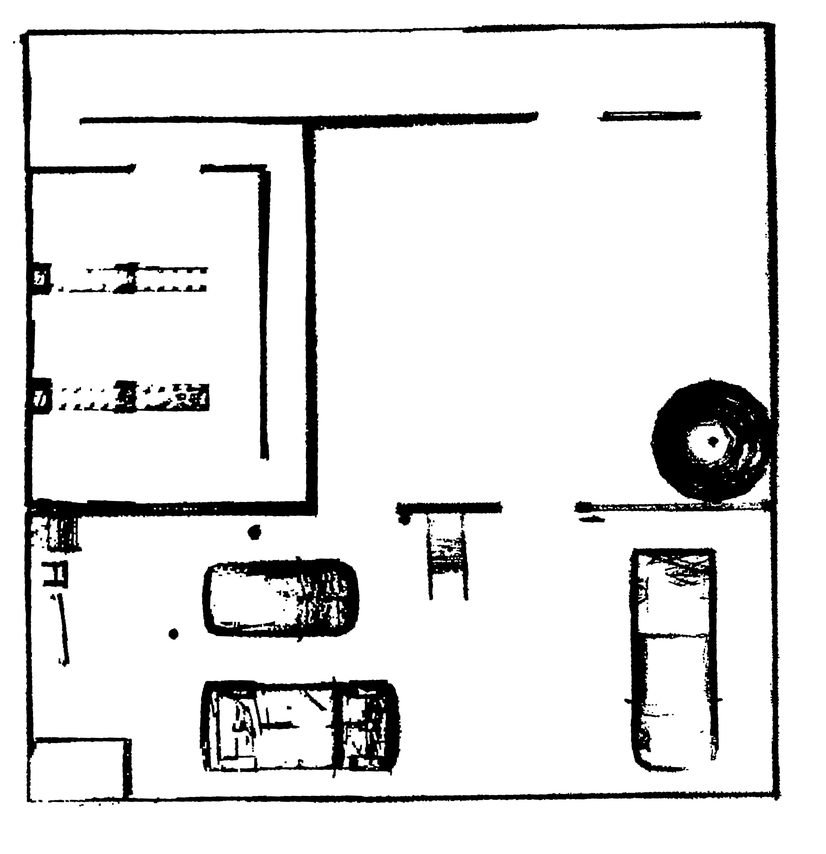
#> input picture src/FAST_LIO/PCD/final_occupancy_map.png, 826 x 854 px, shrunk from 2121 x 2191 before the run
$ python adjust_angle.py
#> lines starting #> are read from the running program, lines starting #| are printed output that depends on the picture
import cv2
import numpy as np

# 加载图像
img = cv2.imread('final_occupancy_map.png', 0)  # 以灰度模式加载
#> img is the input picture: shape (854, 826); min 0, max 255, mean 226.9

# 获取图像尺寸
rows, cols = img.shape
#> rows = 854; cols = 826

# 计算旋转矩阵
# 正值为逆时针旋转,负值为顺时针旋转
rotation_angle = -2.5  # 顺时针旋转10度
rotation_matrix = cv2.getRotationMatrix2D((cols / 2, rows / 2), rotation_angle, 1)

# 计算旋转后的图像边界
cos = np.abs(rotation_matrix[0, 0])
#> cos = 0.999
sin = np.abs(rotation_matrix[0, 1])
#> sin = 0.0436
new_width = int((rows * sin) + (cols * cos))
#> new_width = 862
new_height = int((rows * cos) + (cols * sin))
#> new_height = 889

# 调整旋转矩阵,使图像保持在视图中心
rotation_matrix[0, 2] += (new_width / 2) - (cols / 2)
rotation_matrix[1, 2] += (new_height / 2) - (rows / 2)

# 进行旋转和填充
rotated_img = cv2.warpAffine(img, rotation_matrix, (new_width, new_height), borderValue=255)
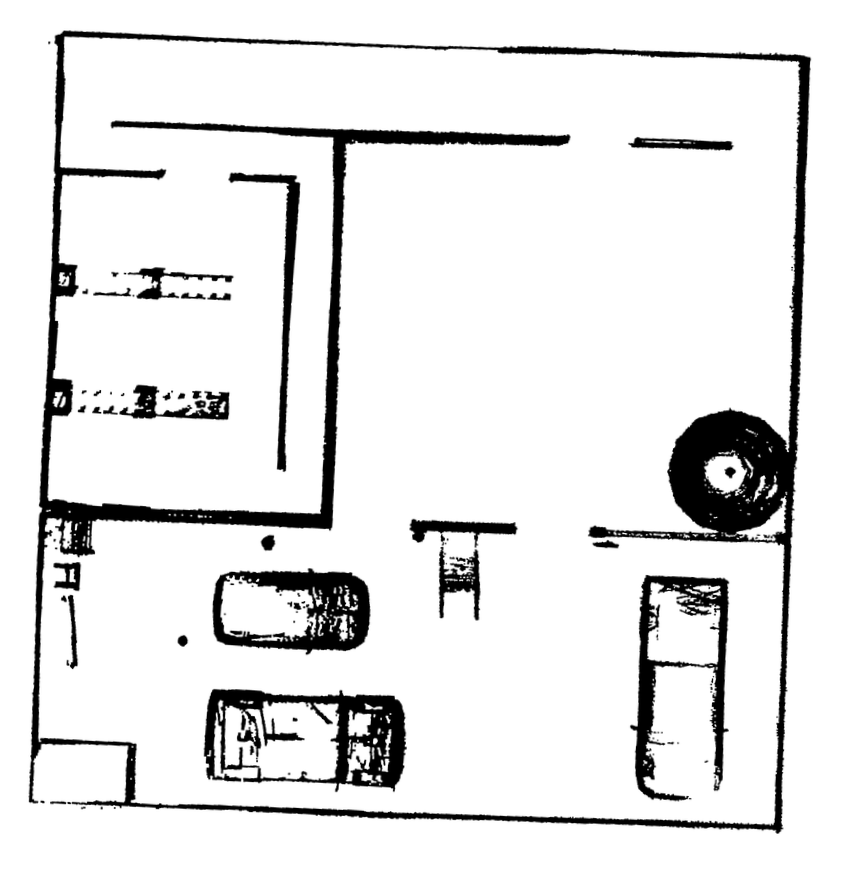
#> rotated_img: shape (889, 862); min 0, max 255, mean 229.1

# 裁剪图像到原始尺寸
x = new_width // 2 - cols // 2
#> x = 18
y = new_height // 2 - rows // 2
#> y = 17
rotated_img = rotated_img[y:y+rows, x:x+cols]
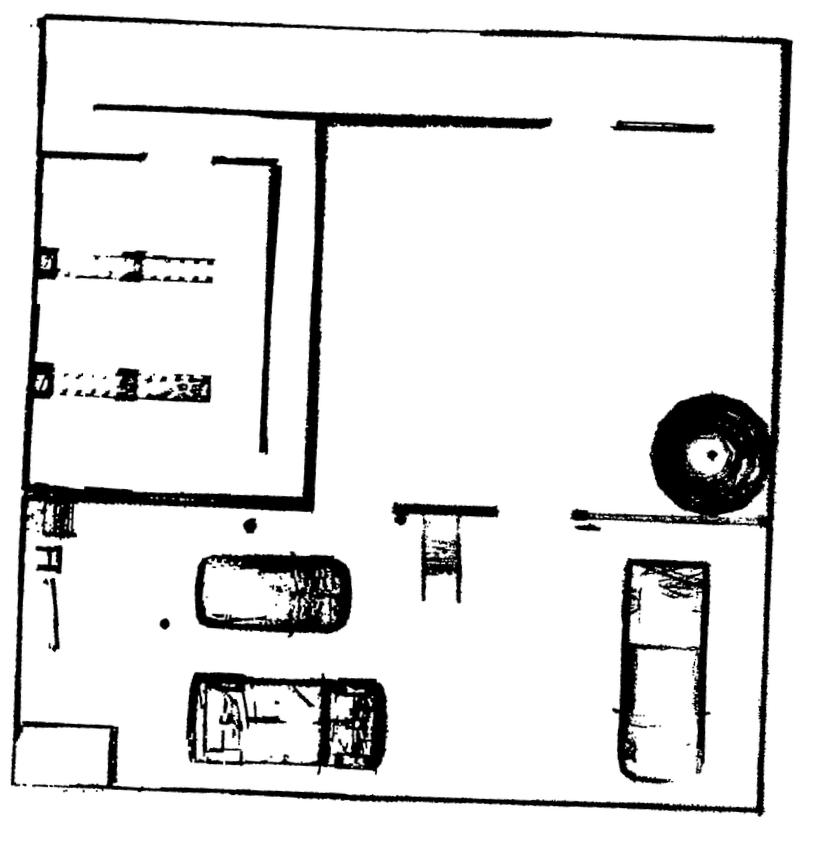
#> rotated_img: shape (854, 826); min 0, max 255, mean 226.9

# 保存旋转后的图像
cv2.imwrite('rotated_occupancy_map.png', rotated_img)
